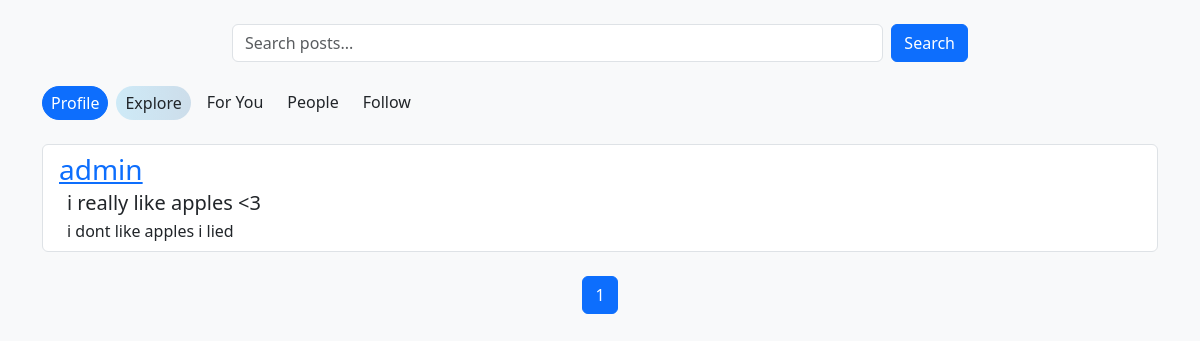
The app's page / (signed in), older data.
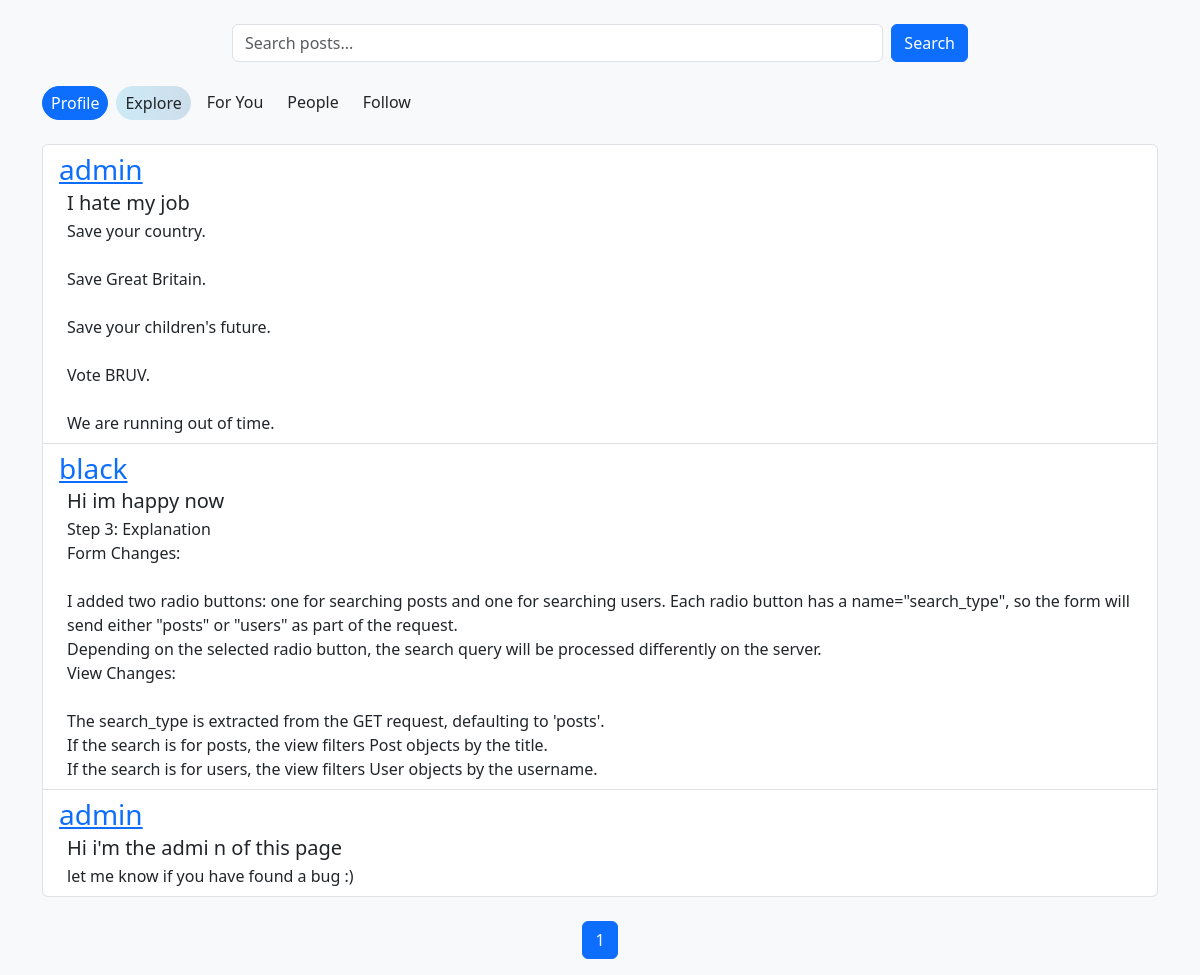
The same page, newer data.
### accounts/models.py (models this page shows, shortened)
class Post(models.Model):
    title = models.CharField(max_length=200)
    text = models.TextField()
    user = models.ForeignKey(User, on_delete=models.CASCADE)
    created_at = models.DateTimeField(default=datetime.now)

### explores/views.py (the view)
# urls.py: path('',explore_view, name='explore'),
@login_required
def explore_view(request):
    search_query = request.GET.get('search','')
    if search_query:
        posts = Post.objects.filter(
            title__icontains=search_query
        ) | Post.objects.filter(
            text__icontains=search_query
        )
    else:
        posts = Post.objects.all()
    posts = posts.order_by('-created_at')
    for post in posts:
        post.text = post.text.replace('\n', '<br>')
        post.is_creator_followed = Follow.objects.filter(follower=request.user,following=post.user).exists()
    posts_with_user = [(post, post.user) for post in posts]
    paginator = Paginator(posts_with_user, 10)
    page_number = request.GET.get('page')
    page_obj = paginator.get_page(page_number)
    return render(request,'explores/explore.html', {'page_obj':page_obj, 'search_query':search_query, })

### explores/templatetags/custom_filters.py (called while the page is built, shortened)
@register.filter
def highlight_search(text, search_query):
    if not search_query:
        return text

### explores/templates/explores/explore.html (shortened to what this page needs)
{% extends 'explores/base.html' %}{% load custom_filters %} {% block content %}
<ul class="list-group">
    {% for post, user in page_obj %}
    <li
        class="list-group-item {%if post.is_creator_followed == True%}followed{%endif%}"
    >
        <a href="{% url 'check_out_profile' user.id %}">
            <h5 class="mb-1 text-primary fs-3">{{ user.username }}</h5>
        </a>
        <h5 class="mb-1 ms-2">
            {{ post.title|highlight_search:search_query }}
        </h5>
        <p class="mb-0 ms-2">
            {{ post.text|highlight_search:search_query|safe }}
        </p>
    </li>
    {% endfor %}
</ul>
{% endblock %}

Row changes from the older to the newer data that the page shows:
removed Post: username "admin", title|highlight_search "i really like apples <3", text|highlight_search "i dont like apples i lied"
added Post: username "admin", title|highlight_search "I hate my job", text|highlight_search "Save your country. Save Great Britain. Save your children's future. Vote BRUV. We are running out of time."
added Post: username "black", title|highlight_search "Hi im happy now", text|highlight_search "Step 3: Explanation Form Changes: I added two radio buttons: one for searching posts and one for searching users. Each radio button has a name=\"search_type\", so the form will send either \"posts\" or \"users\" as part of the request. Depending on the selected radio button, the search query will be processed differently on the server. View Changes: The search_type is extracted from the GET request, defaulting to 'posts'. If the search is for posts, the view filters Post objects by the title. If the search is for users, the view filters User objects by the username."
added Post: username "admin", title|highlight_search "Hi i'm the admi n of this page", text|highlight_search "let me know if you have found a bug :)"
